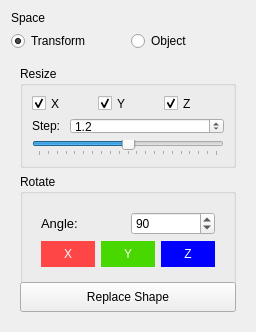
          <widget class="QWidget" name="pageShaper">
           <property name="geometry">
            <rect>
             <x>0</x>
             <y>0</y>
             <width>256</width>
             <height>332</height>
            </rect>
           </property>
           <attribute name="label">
            <string>Shape Manipulator</string>
           </attribute>
           <layout class="QVBoxLayout" name="verticalLayout_17">
            <item>
             <widget class="QLabel" name="labelSpace">
              <property name="sizePolicy">
               <sizepolicy hsizetype="Preferred" vsizetype="Maximum">
                <horstretch>0</horstretch>
                <verstretch>0</verstretch>
               </sizepolicy>
              </property>
              <property name="maximumSize">
               <size>
                <width>16777215</width>
                <height>100</height>
               </size>
              </property>
              <property name="text">
               <string>Space</string>
              </property>
             </widget>
            </item>
            <item>
             <layout class="QHBoxLayout" name="horizontalLayout_13">
              <item>
               <widget class="QRadioButton" name="spTransform">
                <property name="toolTip">
                 <string>Use shape transform space</string>
                </property>
                <property name="text">
                 <string>Transform</string>
                </property>
                <property name="checked">
                 <bool>true</bool>
                </property>
               </widget>
              </item>
              <item>
               <widget class="QRadioButton" name="spObject">
                <property name="toolTip">
                 <string>Use object transform space</string>
                </property>
                <property name="text">
                 <string>Object</string>
                </property>
               </widget>
              </item>
             </layout>
            </item>
            <item>
             <widget class="QWidget" name="resizeGrp" native="true">
              <property name="minimumSize">
               <size>
                <width>0</width>
                <height>57</height>
               </size>
              </property>
              <layout class="QVBoxLayout" name="verticalLayout_16">
               <item>
                <widget class="QGroupBox" name="groupBox_3">
                 <property name="title">
                  <string>Resize</string>
                 </property>
                 <layout class="QVBoxLayout" name="verticalLayout_6">
                  <item>
                   <layout class="QHBoxLayout" name="horizontalLayout_4">
                    <item>
                     <widget class="QCheckBox" name="sizeX">
                      <property name="text">
                       <string>X</string>
                      </property>
                      <property name="checked">
                       <bool>true</bool>
                      </property>
                     </widget>
                    </item>
                    <item>
                     <widget class="QCheckBox" name="sizeY">
                      <property name="text">
                       <string>Y</string>
                      </property>
                      <property name="checked">
                       <bool>true</bool>
                      </property>
                     </widget>
                    </item>
                    <item>
                     <widget class="QCheckBox" name="sizeZ">
                      <property name="text">
                       <string>Z</string>
                      </property>
                      <property name="checked">
                       <bool>true</bool>
                      </property>
                     </widget>
                    </item>
                   </layout>
                  </item>
                  <item>
                   <layout class="QHBoxLayout" name="horizontalLayout_5">
                    <item>
                     <widget class="QLabel" name="label_resizeStep">
                      <property name="sizePolicy">
                       <sizepolicy hsizetype="Fixed" vsizetype="Preferred">
                        <horstretch>0</horstretch>
                        <verstretch>0</verstretch>
                       </sizepolicy>
                      </property>
                      <property name="text">
                       <string>Step: </string>
                      </property>
                     </widget>
                    </item>
                    <item>
                     <widget class="QDoubleSpinBox" name="sizeStepSpinBox">
                      <property name="decimals">
                       <number>1</number>
                      </property>
                      <property name="singleStep">
                       <double>0.200000000000000</double>
                      </property>
                      <property name="value">
                       <double>1.200000000000000</double>
                      </property>
                     </widget>
                    </item>
                   </layout>
                  </item>
                  <item>
                   <widget class="QSlider" name="resizeSlider">
                    <property name="minimum">
                     <number>-10</number>
                    </property>
                    <property name="maximum">
                     <number>10</number>
                    </property>
                    <property name="tracking">
                     <bool>true</bool>
                    </property>
                    <property name="orientation">
                     <enum>Qt::Horizontal</enum>
                    </property>
                    <property name="invertedAppearance">
                     <bool>false</bool>
                    </property>
                    <property name="invertedControls">
                     <bool>false</bool>
                    </property>
                    <property name="tickPosition">
                     <enum>QSlider::TicksBelow</enum>
                    </property>
                   </widget>
                  </item>
                 </layout>
                </widget>
               </item>
               <item>
                <widget class="QGroupBox" name="groupBox_2">
                 <property name="sizePolicy">
                  <sizepolicy hsizetype="Preferred" vsizetype="Minimum">
                   <horstretch>0</horstretch>
                   <verstretch>0</verstretch>
                  </sizepolicy>
                 </property>
                 <property name="minimumSize">
                  <size>
                   <width>0</width>
                   <height>110</height>
                  </size>
                 </property>
                 <property name="title">
                  <string>Rotate</string>
                 </property>
                 <layout class="QVBoxLayout" name="verticalLayout_5">
                  <item>
                   <widget class="QWidget" name="rotateGrp" native="true">
                    <property name="sizePolicy">
                     <sizepolicy hsizetype="Preferred" vsizetype="Maximum">
                      <horstretch>0</horstretch>
                      <verstretch>0</verstretch>
                     </sizepolicy>
                    </property>
                    <property name="minimumSize">
                     <size>
                      <width>0</width>
                      <height>80</height>
                     </size>
                    </property>
                    <layout class="QVBoxLayout" name="verticalLayout_7">
                     <item>
                      <layout class="QHBoxLayout" name="horizontalLayout_9">
                       <item>
                        <widget class="QLabel" name="label_angle">
                         <property name="font">
                          <font>
                           <pointsize>10</pointsize>
                          </font>
                         </property>
                         <property name="text">
                          <string>Angle:</string>
                         </property>
                        </widget>
                       </item>
                       <item>
                        <widget class="QSpinBox" name="angle_box">
                         <property name="maximum">
                          <number>360</number>
                         </property>
                         <property name="singleStep">
                          <number>45</number>
                         </property>
                         <property name="value">
                          <number>90</number>
                         </property>
                        </widget>
                       </item>
                      </layout>
                     </item>
                     <item>
                      <layout class="QHBoxLayout" name="horizontalLayout_7">
                       <property name="sizeConstraint">
                        <enum>QLayout::SetMaximumSize</enum>
                       </property>
                       <item>
                        <widget class="QPushButton" name="btn_rotateX">
                         <property name="sizePolicy">
                          <sizepolicy hsizetype="Minimum" vsizetype="Minimum">
                           <horstretch>0</horstretch>
                           <verstretch>0</verstretch>
                          </sizepolicy>
                         </property>
                         <property name="minimumSize">
                          <size>
                           <width>0</width>
                           <height>26</height>
                          </size>
                         </property>
                         <property name="styleSheet">
                          <string notr="true">background-color: rgb(255, 70, 70);
color: white;
border: 0px;</string>
                         </property>
                         <property name="text">
                          <string>X</string>
                         </property>
                        </widget>
                       </item>
                       <item>
                        <widget class="QPushButton" name="btn_rotateY">
                         <property name="sizePolicy">
                          <sizepolicy hsizetype="Minimum" vsizetype="Minimum">
                           <horstretch>0</horstretch>
                           <verstretch>0</verstretch>
                          </sizepolicy>
                         </property>
                         <property name="minimumSize">
                          <size>
                           <width>0</width>
                           <height>26</height>
                          </size>
                         </property>
                         <property name="styleSheet">
                          <string notr="true">background-color: rgb(72, 216, 0);
color: white;
border: 0px;</string>
                         </property>
                         <property name="text">
                          <string>Y</string>
                         </property>
                        </widget>
                       </item>
                       <item>
                        <widget class="QPushButton" name="btn_rotateZ">
                         <property name="sizePolicy">
                          <sizepolicy hsizetype="Minimum" vsizetype="Minimum">
                           <horstretch>0</horstretch>
                           <verstretch>0</verstretch>
                          </sizepolicy>
                         </property>
                         <property name="minimumSize">
                          <size>
                           <width>0</width>
                           <height>26</height>
                          </size>
                         </property>
                         <property name="styleSheet">
                          <string notr="true">background-color: blue;
color: white;
border: 0px;</string>
                         </property>
                         <property name="text">
                          <string>Z</string>
                         </property>
                        </widget>
                       </item>
                      </layout>
                     </item>
                     <item>
                      <spacer name="verticalSpacer_5">
                       <property name="orientation">
                        <enum>Qt::Vertical</enum>
                       </property>
                       <property name="sizeType">
                        <enum>QSizePolicy::Minimum</enum>
                       </property>
                       <property name="sizeHint" stdset="0">
                        <size>
                         <width>20</width>
                         <height>10</height>
                        </size>
                       </property>
                      </spacer>
                     </item>
                    </layout>
                   </widget>
                  </item>
                 </layout>
                </widget>
               </item>
               <item>
                <widget class="QPushButton" name="btn_copyShape">
                 <property name="sizePolicy">
                  <sizepolicy hsizetype="Minimum" vsizetype="Fixed">
                   <horstretch>0</horstretch>
                   <verstretch>0</verstretch>
                  </sizepolicy>
                 </property>
                 <property name="minimumSize">
                  <size>
                   <width>0</width>
                   <height>30</height>
                  </size>
                 </property>
                 <property name="toolTip">
                  <string>Replace multiple curve shapes with the last selected shape</string>
                 </property>
                 <property name="text">
                  <string>Replace Shape</string>
                 </property>
                 <property name="autoDefault">
                  <bool>false</bool>
                 </property>
                </widget>
               </item>
              </layout>
             </widget>
            </item>
           </layout>
          </widget>
